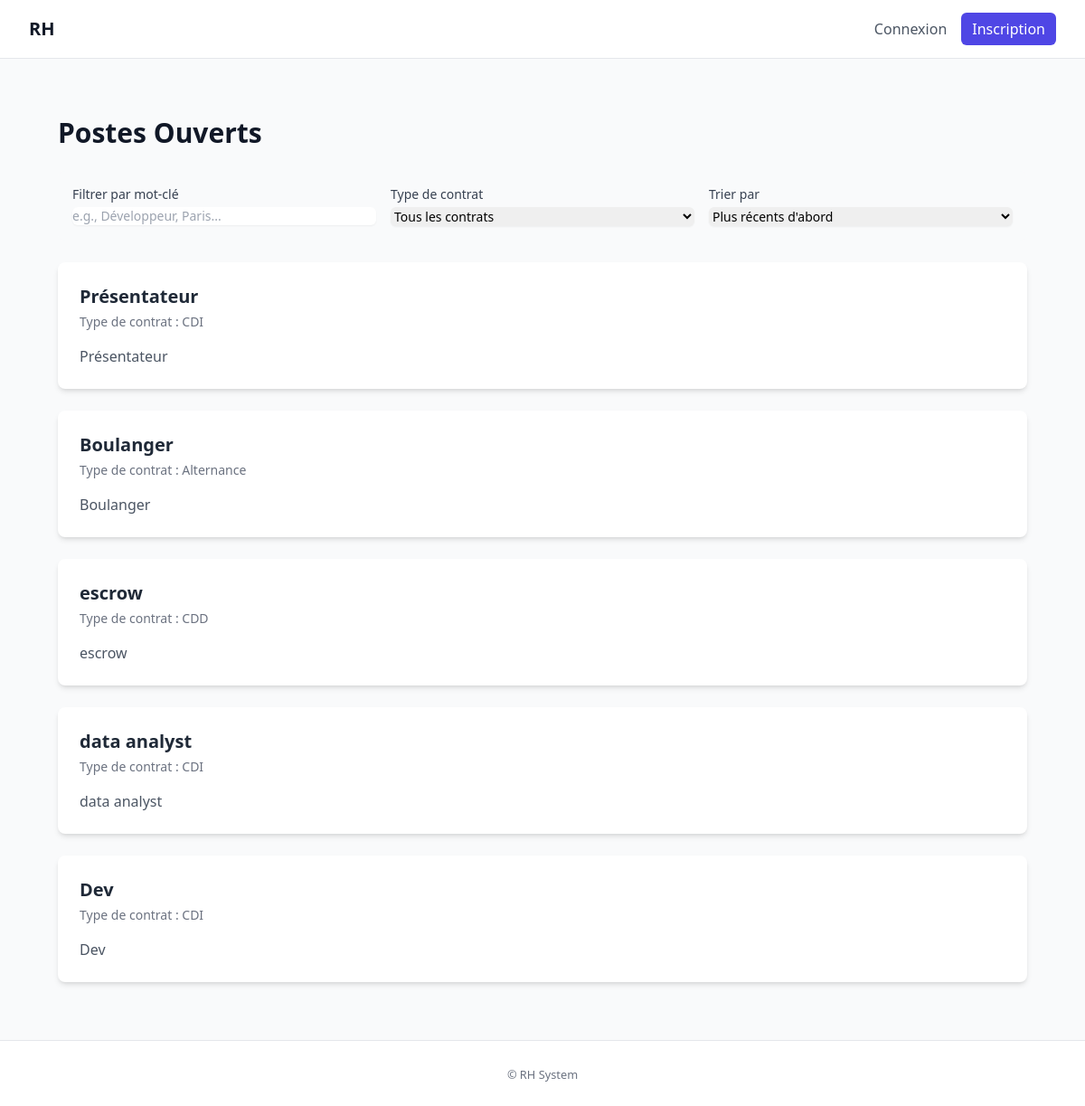
The page / on the database its author committed.
### recruitment/models.py (models this page shows, shortened)
class Poste(models.Model):
    class TypeContrat(models.TextChoices):
        CDI = "CDI", "CDI"
        CDD = "CDD", "CDD"
        ALTERNANCE = "Alternance", "Alternance"
    titre = models.CharField(max_length=200)
    description = models.TextField()
    competences_requises = models.TextField(blank=True)
    type_contrat = models.CharField(max_length=20, choices=TypeContrat.choices, default=TypeContrat.CDI)
    date_creation = models.DateTimeField(auto_now_add=True)
    actif = models.BooleanField(default=True)
    class Meta:
        ordering = ["-date_creation"]
        indexes = [
            models.Index(fields=["actif", "date_creation"]),
        ]

### recruitment/views.py (the view)
# urls.py: path('', PosteListView.as_view(), name='home'),
class PosteListView(ListView):
    model = Poste
    context_object_name = "postes"
    def get_template_names(self):
        return ["recruitment/poste_list.html"]
    def get_queryset(self):
        return Poste.objects.filter(actif=True)

### recruitment/templates/recruitment/poste_list.html (shortened to what this page needs)
{% extends "accounts/base.html" %}
{% block content %}
<div class="max-w-7xl mx-auto px-4 sm:px-6 lg:px-8 py-8">
    <div class="flex justify-between items-center mb-6">
        <h1 class="text-3xl font-bold text-gray-900">Postes Ouverts</h1>
    </div>
    <div class="grid grid-cols-1 md:grid-cols-3 gap-4 mb-6 bg-gray-50 p-4 rounded-lg">
        <div>
            <label for="filterInput" class="block text-sm font-medium text-gray-700">Filtrer par mot-clé</label>
            <input type="text" id="filterInput" class="mt-1 block w-full rounded-md border-gray-300 shadow-sm focus:border-primary focus:ring-primary sm:text-sm" placeholder="e.g., Développeur, Paris...">
        </div>
        <div>
            <label for="filterContract" class="block text-sm font-medium text-gray-700">Type de contrat</label>
            <select id="filterContract" class="mt-1 block w-full rounded-md border-gray-300 shadow-sm focus:border-primary focus:ring-primary sm:text-sm">
                <option value="">Tous les contrats</option>
            </select>
        </div>
        <div>
            <label for="sortSelect" class="block text-sm font-medium text-gray-700">Trier par</label>
            <select id="sortSelect" class="mt-1 block w-full rounded-md border-gray-300 shadow-sm focus:border-primary focus:ring-primary sm:text-sm">
                <option value="date-desc">Plus récents d'abord</option>
            </select>
        </div>
    </div>
    <div id="posteList" class="grid grid-cols-1 gap-6">
        {% for poste in postes %}
        <a href="{% url 'recruitment:poste_detail' poste.id %}" class="bg-white p-6 rounded-lg shadow-md hover:shadow-lg transition-shadow duration-300 block" data-contract="{{ poste.type_contrat }}" data-date="{{ poste.date_publication|date:'Y-m-d' }}">
            <div class="flex justify-between items-start">
                <div>
                    <h2 class="text-xl font-semibold text-gray-800">{{ poste.titre }}</h2>
                    <p class="text-sm text-gray-500 mt-1">Type de contrat : {{ poste.get_type_contrat_display }}</p>
                </div>
            </div>
            <p class="text-gray-600 mt-4">{{ poste.description|truncatewords:40 }}</p>
        </a>
        {% empty %}
        <div class="text-center py-12">
            <p class="text-lg text-gray-600">Aucun poste n'est actuellement disponible.</p>
        </div>
        {% endfor %}
    </div>
</div>
{% endblock %}

### rows shown on the page
Poste: titre "Présentateur", type_contrat "CDI", description "Présentateur"
Poste: titre "Boulanger", type_contrat "Alternance", description "Boulanger"
Poste: titre "escrow", type_contrat "CDD", description "escrow"
Poste: titre "data analyst", type_contrat "CDI", description "data analyst"
Poste: titre "Dev", type_contrat "CDI", description "Dev"
